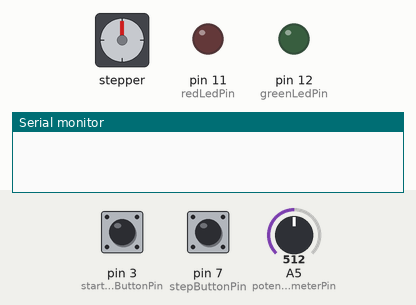
Simulated run of this sketch. Board: Arduino Uno, built with avr-gcc and run on an emulated ATmega328P. On the bench: stepper motor, output pins drawn as LEDs (lit = HIGH), the last lines printed to the serial monitor. Wiring (inferred from the names in the program): stepper motor driver (200 steps per turn assumed): step pin 2; direction pin 5. The test bench sets the inputs (shaded band); at power-on: pin 3 (startStopButtonPin) LOW, pin 7 (stepButtonPin) LOW, A5 (potentiometerPin) = 512. Pins used as bus, display or sensor lines are not drawn.

Above: at 1.2 s.
1.3 s: pin 3 (startStopButtonPin) pulled HIGH for 0.15 s
At 2.2 s:
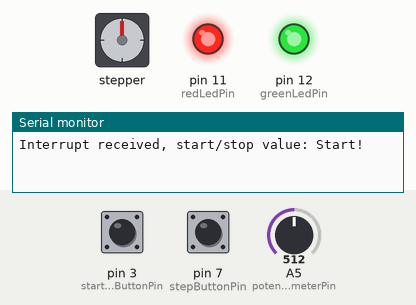
2.9 s: pin 3 (startStopButtonPin) pulled HIGH for 1 s
At 3.4 s:
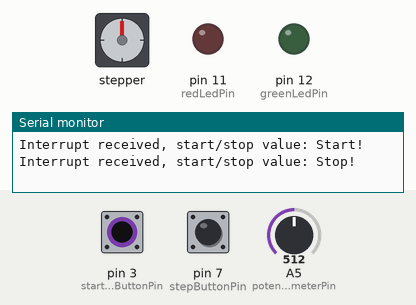
5.4 s: pin 7 (stepButtonPin) pulled HIGH for 3.2 s
At 9.7 s:
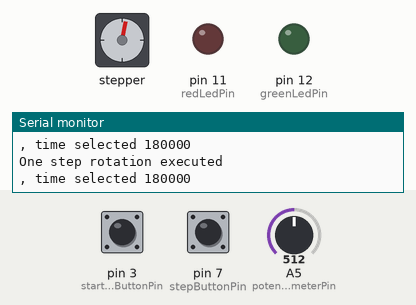
10.1 s: pin 7 (stepButtonPin) pulled HIGH for 3.2 s
At 14.4 s:
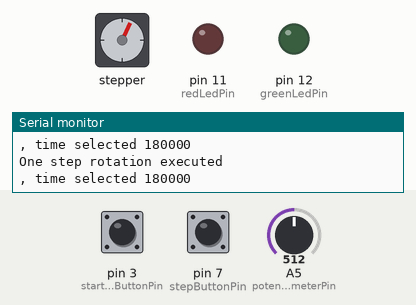
14.8 s: pin 3 (startStopButtonPin) pulled HIGH for 0.15 s
At 16.0 s:
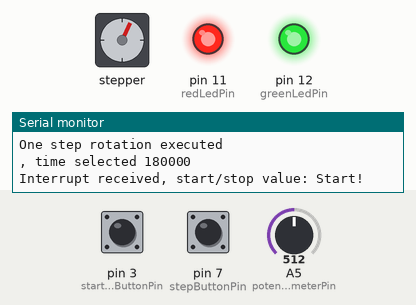
16.4 s: pin 3 (startStopButtonPin) pulled HIGH for 3.2 s
At 17.3 s:
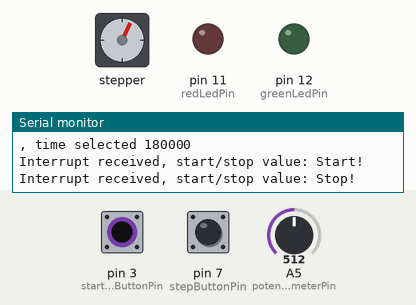
Timing chart, 0 to 19.4 s (numbered marks = the images above; inputs shaded):
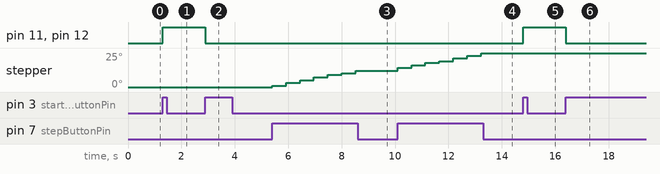

The sketch:

revolver.ino
```cpp
// defines pins numbers

// Motor
const int stepPin = 2;
const int dirPin = 5;

// UI
const int potentiometerPin = 5;
const int stepButtonPin = 7;
const int startStopButtonPin = 3;
const int redLedPin = 11;
const int greenLedPin = 12;

// Status
int startStop = 0; // 0 stop, 1 start

// Timers
long interrupt_debouncing_time = 1000; // Millis
unsigned long last_interrupt_time = 0;

long step_debouncing_time = 500; // Millis
unsigned long last_step_time = 0;

// Rotation controls
unsigned long last_rotation_time = 0;
unsigned long selected_rotation_time = 0;

void setup()
{
  // Configure Pins
  pinMode(stepPin,OUTPUT);
  pinMode(dirPin,OUTPUT);
  pinMode(stepButtonPin, INPUT);
  pinMode(startStopButtonPin, INPUT);
  pinMode(redLedPin, OUTPUT);
  pinMode(greenLedPin, OUTPUT);

  // Setup interrupt
  attachInterrupt(digitalPinToInterrupt(startStopButtonPin), start_stop_trigger, RISING);

  // Enables the motor to move in a particular direction
  digitalWrite(dirPin,HIGH);

  Serial.begin(9600);
}

void loop()
{
  if(startStop)
  {
    // rotation

    // read potentiometer value for time selection
    int val = analogRead(potentiometerPin);
    selected_rotation_time = calculate_time(val);

    unsigned long time_rotation = millis();

    if (time_rotation - last_rotation_time >= selected_rotation_time)
    {
      for(int x = 0; x < 10; x++) {

        digitalWrite(stepPin,HIGH);
        delayMicroseconds(10000);
        digitalWrite(stepPin,LOW);
        delayMicroseconds(10000);
      }

      Serial.print("Rotation executed: ");
      Serial.print("time selected: ");
      Serial.print(selected_rotation_time);
      Serial.print(" time execution: ");
      Serial.print(time_rotation - last_rotation_time);
      Serial.println();

      last_rotation_time = millis();
    }
  }
  else
  {
    // configuration

    if (digitalRead(stepButtonPin) == HIGH) {

      unsigned long step_time = millis();

      if (step_time - last_step_time > step_debouncing_time)
      {
        digitalWrite(stepPin,HIGH);
        delayMicroseconds(10000);
        digitalWrite(stepPin,LOW);
        delayMicroseconds(10000);

        last_step_time = millis();

        Serial.println("One step rotation executed");

        // read potentiometer value for time selection
        int val = analogRead(potentiometerPin);
        selected_rotation_time = calculate_time(val);

        Serial.print(", time selected ");
        Serial.println(selected_rotation_time);
      }
    }
  }
}

unsigned long calculate_time(int input_value)
{
  unsigned long option = 0;

  if(input_value >= 0 && input_value < 204)
  {
    option = 60000; // 1 minute
  }
  else if(input_value >= 204 && input_value < 408)
  {
    option = 120000; // 2 minute
  }
  else if(input_value >= 408 && input_value < 612)
  {
    option = 180000; // 3 minute
  }
  else if(input_value >= 612 && input_value < 816)
  {
    option = 240000; // 4 minute
  }
  else if(input_value >= 816)
  {
    option = 300000; // 5 minute
  }

  return option;
}

void start_stop_trigger() {

  unsigned long interrupt_time = millis();

  if (interrupt_time - last_interrupt_time > interrupt_debouncing_time)
  {
    startStop = !startStop;
    digitalWrite(redLedPin, startStop);
    digitalWrite(greenLedPin, startStop);

    Serial.print("Interrupt received, start/stop value: ");

    if(startStop)
    {
      Serial.print("Start!");
    }
    else
    {
      Serial.print("Stop!");
    }

    Serial.println();

    last_interrupt_time = millis();
  }
}
```

Measured:
- after the input at 1.3 s, pin 11 (redLedPin), pin 12 (greenLedPin): LOW → HIGH at once
- after the input at 2.9 s, pin 11 (redLedPin), pin 12 (greenLedPin): HIGH → LOW at once
- after the input at 14.8 s, pin 11 (redLedPin), pin 12 (greenLedPin): LOW → HIGH at once
- after the input at 16.4 s, pin 11 (redLedPin), pin 12 (greenLedPin): HIGH → LOW at once
